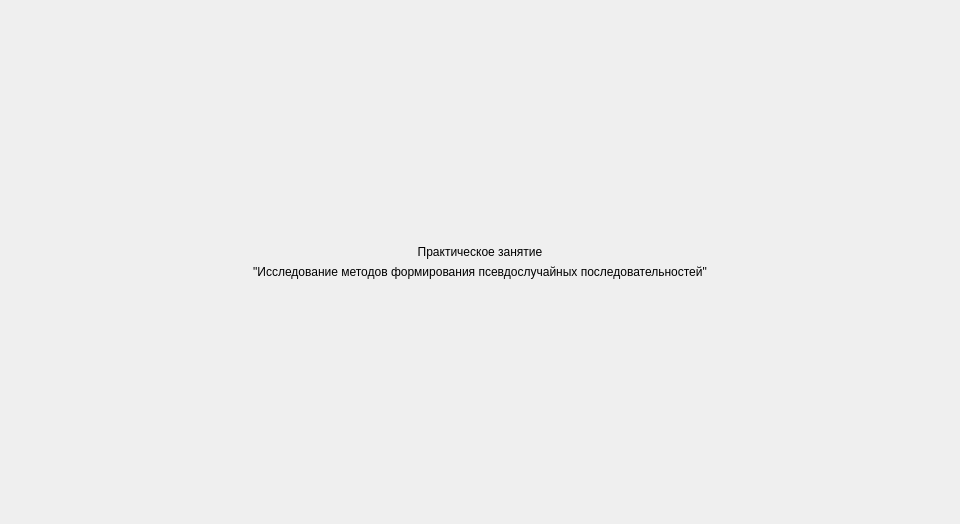
<?xml version="1.0" encoding="UTF-8"?>
<ui version="4.0">
 <class>ScreenWelcome</class>
 <widget class="QFrame" name="ScreenWelcome">
  <property name="geometry">
   <rect>
    <x>0</x>
    <y>0</y>
    <width>960</width>
    <height>524</height>
   </rect>
  </property>
  <property name="windowTitle">
   <string>Frame</string>
  </property>
  <layout class="QGridLayout" name="gridLayout">
   <property name="leftMargin">
    <number>0</number>
   </property>
   <property name="topMargin">
    <number>0</number>
   </property>
   <property name="rightMargin">
    <number>0</number>
   </property>
   <property name="bottomMargin">
    <number>0</number>
   </property>
   <item row="0" column="0">
    <layout class="QVBoxLayout" name="verticalLayout">
     <item>
      <spacer name="verticalSpacer_2">
       <property name="orientation">
        <enum>Qt::Vertical</enum>
       </property>
       <property name="sizeType">
        <enum>QSizePolicy::Expanding</enum>
       </property>
       <property name="sizeHint" stdset="0">
        <size>
         <width>0</width>
         <height>0</height>
        </size>
       </property>
      </spacer>
     </item>
     <item>
      <widget class="QLabel" name="header">
       <property name="sizePolicy">
        <sizepolicy hsizetype="Minimum" vsizetype="Maximum">
         <horstretch>0</horstretch>
         <verstretch>0</verstretch>
        </sizepolicy>
       </property>
       <property name="styleSheet">
        <string notr="true">font: 75 20pt &quot;MS Shell Dlg 2&quot;;</string>
       </property>
       <property name="text">
        <string>Практическое занятие</string>
       </property>
       <property name="alignment">
        <set>Qt::AlignCenter</set>
       </property>
       <property name="wordWrap">
        <bool>true</bool>
       </property>
      </widget>
     </item>
     <item>
      <widget class="QLabel" name="label_2">
       <property name="sizePolicy">
        <sizepolicy hsizetype="Minimum" vsizetype="Maximum">
         <horstretch>0</horstretch>
         <verstretch>0</verstretch>
        </sizepolicy>
       </property>
       <property name="styleSheet">
        <string notr="true">font: 75 18pt &quot;MS Shell Dlg 2&quot;;</string>
       </property>
       <property name="text">
        <string>&quot;Исследование методов формирования псевдослучайных последовательностей&quot;</string>
       </property>
       <property name="alignment">
        <set>Qt::AlignCenter</set>
       </property>
       <property name="wordWrap">
        <bool>true</bool>
       </property>
      </widget>
     </item>
     <item>
      <spacer name="verticalSpacer">
       <property name="orientation">
        <enum>Qt::Vertical</enum>
       </property>
       <property name="sizeType">
        <enum>QSizePolicy::Expanding</enum>
       </property>
       <property name="sizeHint" stdset="0">
        <size>
         <width>0</width>
         <height>0</height>
        </size>
       </property>
      </spacer>
     </item>
    </layout>
   </item>
  </layout>
 </widget>
 <resources/>
 <connections/>
</ui>
